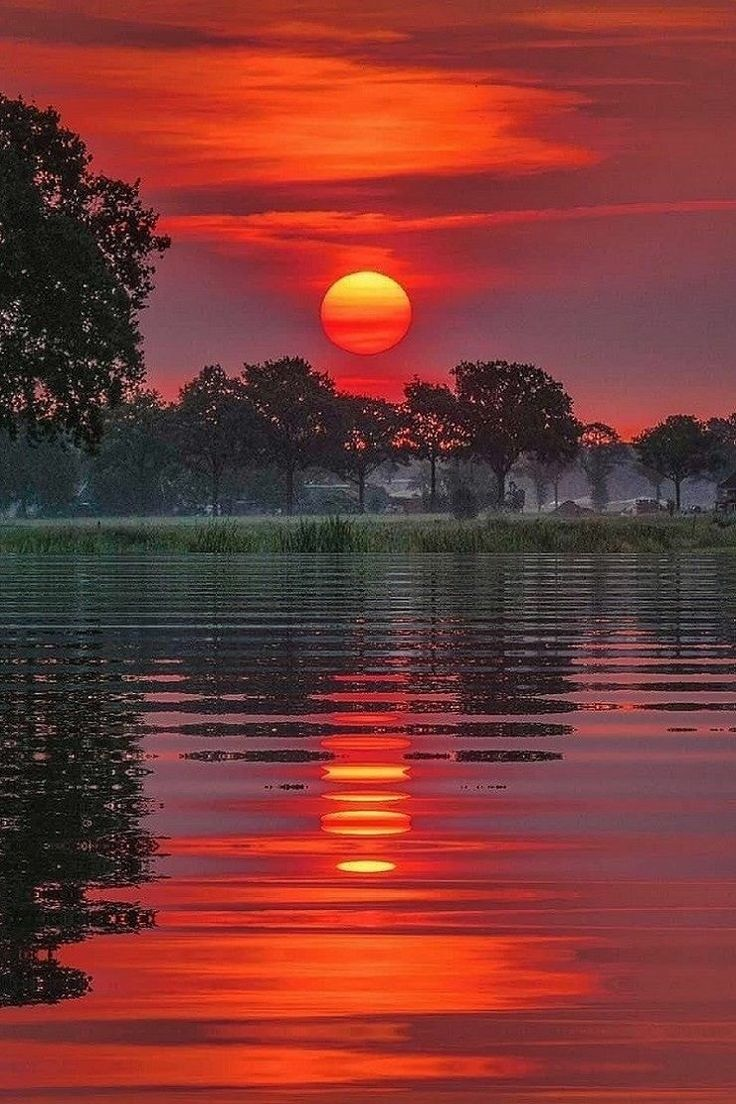
#> input picture goruntu işleme/indir.jpeg, 736 x 1104 px
$ python '7-Görüntü histogramı.py'
#> lines starting #> are read from the running program, lines starting #| are printed output that depends on the picture
import os
import numpy as np
from PIL import Image
import matplotlib.pyplot as plt

def plot_histogram(image_path):
#> called with image_path = 'indir.jpeg'
    if os.path.exists(image_path):
        image = np.array(Image.open(image_path).convert("L"))
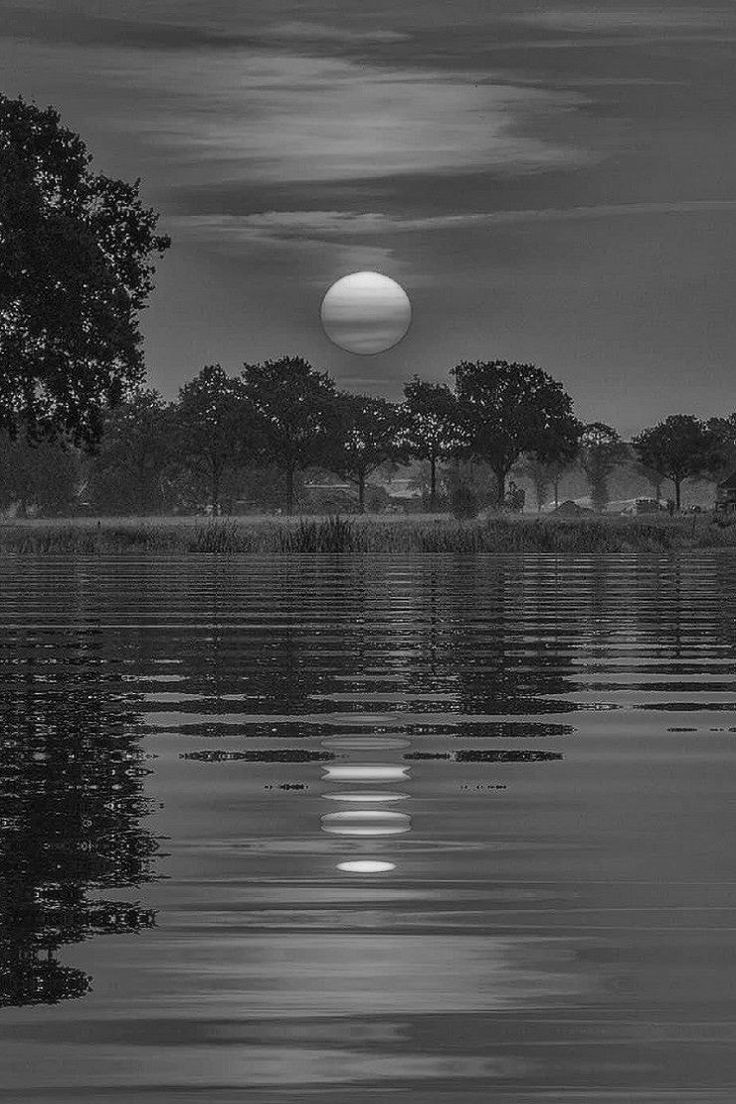
#> image: shape (1104, 736); min 0, max 255, mean 75.1
        hist, bins = np.histogram(image.flatten(), bins=256, range=(0, 255))
#> hist = 256 values, max 21198 at index 86, min 0 at index 234, mean 3174; bins = 257 values from 0 to 255
        plt.bar(bins[:-1], hist, width=1, color='black', alpha=0.7)
        plt.title("Görüntü Histogramı"), plt.xlabel("Piksel Değeri"), plt.ylabel("Frekans"), plt.xlim(0, 255), plt.grid(True)
        plt.show()
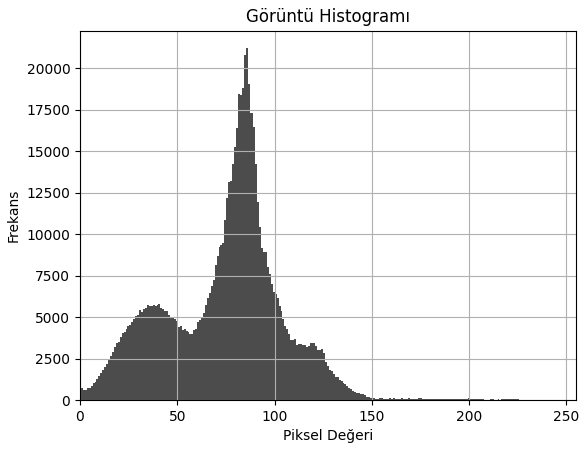
#> figure drawn by matplotlib, 1 panel; tallest bar 21198 high, from x = 85.16 to 86.16
    else:
        print("Dosya bulunamadı.")

plot_histogram("indir.jpeg")
